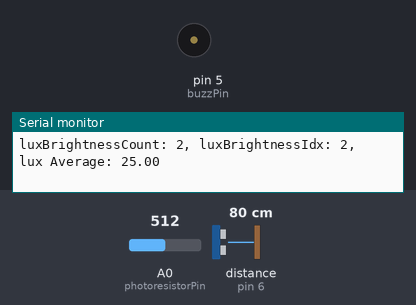
The sketch below on a simulated Arduino Uno, built with avr-gcc and run on an emulated ATmega328P. Parts: buzzer (waves = sounding, pin HIGH), the last lines printed to the serial monitor. Wiring (inferred from the names in the program): ultrasonic range finder: trigger pin 7; echo pin 6. The test bench sets the inputs (shaded band); at power-on: distance to the obstacle (sensor on pin 6) 80 cm, A0 (photoresistorPin) = 512. The echo pulse lasts 58.3 µs per cm; pins used as bus, display or sensor lines are not drawn.

Above: at 1.9 s.
2.0 s: distance to the obstacle (sensor on pin 6) set to 45 cm
3.5 s: distance to the obstacle (sensor on pin 6) set to 37 cm
At 4.8 s:
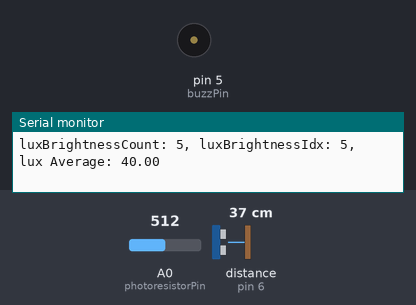
7.7 s: distance to the obstacle (sensor on pin 6) set to 60 cm
At 8.8 s:
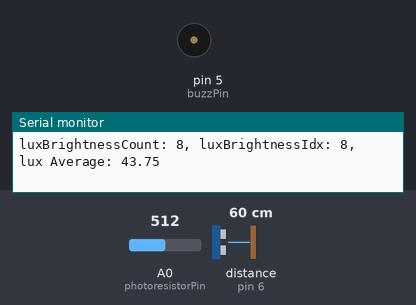
9.2 s: distance to the obstacle (sensor on pin 6) set to 2 cm
At 10.8 s:
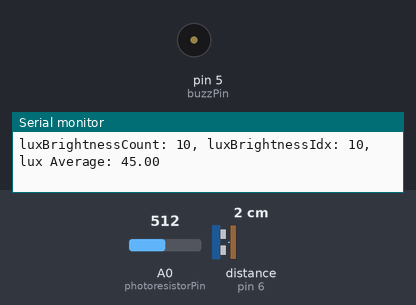
Timing chart, 0 to 14.4 s (numbered marks = the images above; inputs shaded):
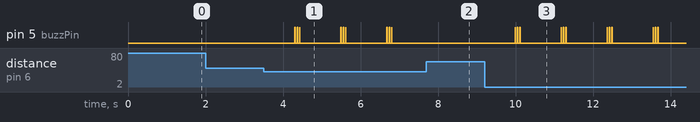

The sketch:

main.ino
```cpp
const int pingPin = 7; // Trigger Pin of Ultrasonic Sensor
const int echoPin = 6; // Echo Pin of Ultrasonic Sensor
const int photoresistorPin = A0; // Photoresistor Pin
const int buzzPin = 5;

// globals for lux conversion
const double ANALOG_OUTPUT_CONVERSION = 0.0048828125;
const double RESISTOR = 10000;
const int VIN = 5;

const int AVG_COUNT = 100;
unsigned long timeLastBrightnessBuzz;

void setup() {
  // put your setup code here, to run once:
  Serial.begin(9600); // Starting Serial Terminal
  pinMode(photoresistorPin, INPUT);// Set pResistor - A0 pin as an input (optional)
  pinMode(pingPin, OUTPUT);
  pinMode(echoPin, INPUT);
  pinMode(buzzPin, OUTPUT);
  digitalWrite(buzzPin, LOW);
  timeLastBrightnessBuzz = millis();

  //print out column headers
  Serial.print("Distance_sensor(cm)");
  Serial.print(",");
  Serial.print("Photoresistor(10-bit value)");
  Serial.print(",");
  Serial.println("Photoresistor(lux)");
}

//globals
int distance, brightness; //store data from both sensors
double luxBrightness; // store lux value
int freq = 1000; //data collection frequency ~x milliseconds

double luxBrightnessArr[AVG_COUNT] = {0};
int luxBrightnessIdx = 0;
int luxBrightnessCount = 0;
double luxBrightnessAvg;

void loop() {
  // distance sensor code
  long duration, inches, cm;
  digitalWrite(pingPin, LOW);
  delayMicroseconds(2);
  digitalWrite(pingPin, HIGH);
  delayMicroseconds(10);
  digitalWrite(pingPin, LOW);

  duration = pulseIn(echoPin, HIGH);
  inches = microsecondsToInches(duration);
  cm = microsecondsToCentimeters(duration); // data

  // photoresistor code
  int analogValue = analogRead(photoresistorPin); // 0V-VCC -> 0-1023
  double luminosity = luminosityLevel(analogValue);

  // data from sensors
  distance = cm;
  brightness = analogValue;
  luxBrightness = luminosity;

  // Check values and buzz
  updateBrightnessAvg();
  buzzBrightness();
  buzzDistance();

  //Display Data to Serial Monitor
  Serial.print("Distance: ");
  Serial.print(distance);
  Serial.print(", Brightness: ");
  Serial.print(brightness);
  Serial.print(", lux Brightness: ");
  Serial.print(luxBrightness);
  Serial.println("");
  Serial.print("luxBrightnessCount: ");
  Serial.print(luxBrightnessCount);
  Serial.print(", luxBrightnessIdx: ");
  Serial.print(luxBrightnessIdx);
  Serial.print(", lux Average: ");
  Serial.println(luxBrightnessAvg);

  delay(freq);
}

long microsecondsToInches(long microseconds) {
   return microseconds / 74 / 2;
}

long microsecondsToCentimeters(long microseconds) {
   return microseconds / 29 / 2;
}

// convert to lux
double luminosityLevel(int analogValue) {
  // Convert analog value to voltage
  double Vout = double(analogValue) * ANALOG_OUTPUT_CONVERSION;

  // Convert voltage output to luminosity (unit lux)
  int luminosity = 500 /(RESISTOR / 1000 * ((VIN-Vout)/Vout));

  return luminosity;
}

void updateBrightnessAvg() {
  if (luxBrightnessCount < AVG_COUNT) {
    luxBrightnessCount++;
  }

  if (luxBrightnessIdx == AVG_COUNT) {
    luxBrightnessIdx = 0;
  } else {
    luxBrightnessIdx++;
  }

  luxBrightnessArr[luxBrightnessIdx] = luxBrightness;
  double sum = 0;
  for (int i = 0; i < luxBrightnessCount; i++ ) {
    sum += luxBrightnessArr[i];
  }
  luxBrightnessAvg = sum / luxBrightnessCount;
}

void buzz() {
  digitalWrite(buzzPin, HIGH);
  delay(10);
  digitalWrite(buzzPin, LOW);
}

void buzzBrightness() {
  if (luxBrightnessAvg > 400 && (timeLastBrightnessBuzz - millis() > 10000)) { // Too bright for too long, buzz
    buzz();
    delay(100);
    buzz();
  }
  timeLastBrightnessBuzz = millis();
}

void buzzDistance() {
  if (distance < 40) {
    buzz();
    delay(50);
    buzz();
    delay(50);
    buzz();
  }
}
```

Measured:
- after the input at 3.5 s, pin 5 (buzzPin): LOW → HIGH after 0.81 s, then repeats every 1.2 s: 2 × (LOW 0.05 s, HIGH 0.01 s), LOW 1.1 s, HIGH 0.01 s
- after the input at 7.7 s, pin 5 (buzzPin): stops changing and stays LOW
- after the input at 9.2 s, pin 5 (buzzPin): LOW → HIGH after 0.79 s, then repeats every 1.2 s: 2 × (LOW 0.05 s, HIGH 0.01 s), LOW 1.1 s, HIGH 0.01 s
